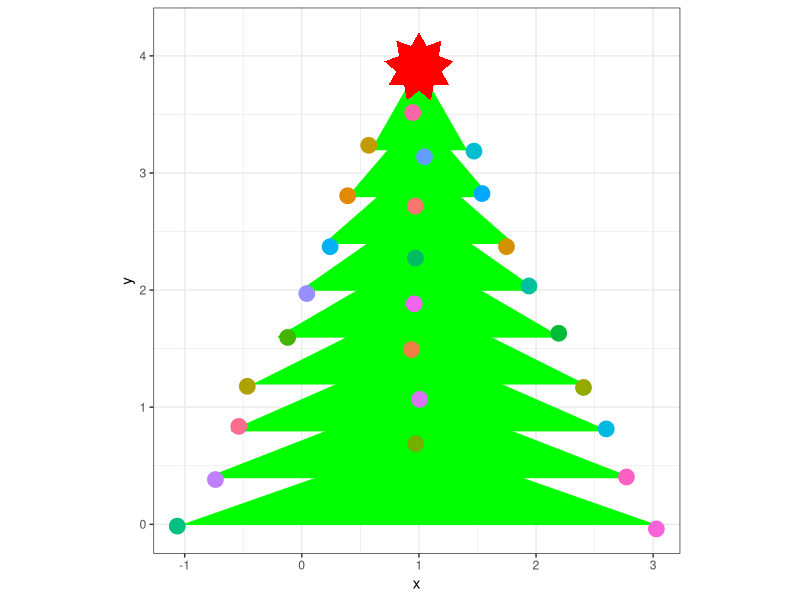

Here is the R script that generated this plot:

library(ggplot2)

baum <- do.call(rbind, lapply(0:8/10, function(i) data.frame(x=c(2*i-1, 3-2*i, 1), y=c(4 * i, 4 * i, 0.7 + 4 * i), z=c(i, i, i))))

rotate <- function(a) matrix(c(cos(a), -sin(a), sin(a), cos(a)), nrow=2)

triangle <- do.call(rbind, lapply(seq(0,1.99*pi,2*pi/3), function(a) data.frame(t(rotate(a) %*% c(0,.3)))))
stern <- do.call(rbind, lapply(2*seq(0, pi/3,pi/9), function(a) {df <- data.frame(t(apply(triangle, 1, function(row) df <- rotate(a) %*% row))); df$z <- a; df }))
top <- baum[nrow(baum), ]
stern$X1 <- stern$X1 + top$x
stern$X2 <- stern$X2 + top$y

baum$kugeln <- runif(nrow(baum))

ggplot(baum, aes(x = x, y = y, group = z)) + geom_polygon(color="green", fill="green") +     coord_fixed() +
  geom_point(size=5, position="jitter", mapping=aes(x = x, y = y, color=factor(kugeln))) +
  geom_polygon(mapping=aes(x=X1, y=X2, group=z), data=stern, fill="red") +
  theme_bw() + theme(legend.position = "none")

